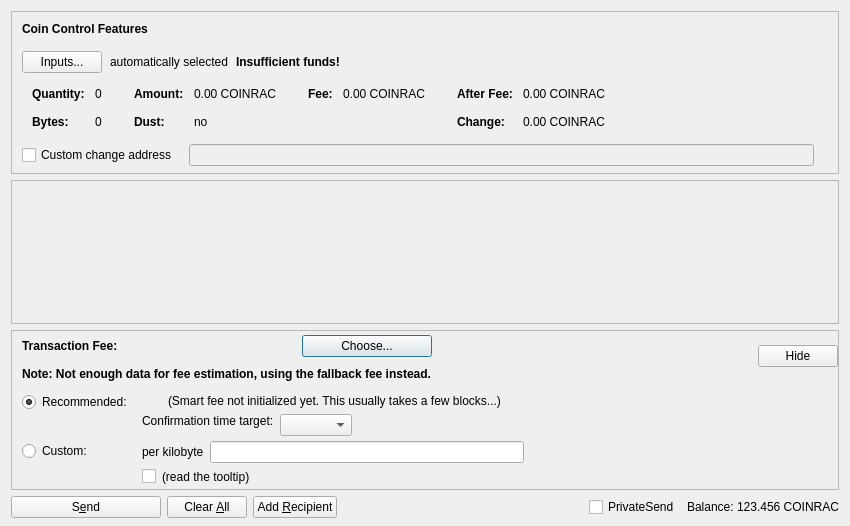
<?xml version="1.0" encoding="UTF-8"?>
<ui version="4.0">
 <class>SendCoinsDialog</class>
 <widget class="QDialog" name="SendCoinsDialog">
  <property name="geometry">
   <rect>
    <x>0</x>
    <y>0</y>
    <width>850</width>
    <height>526</height>
   </rect>
  </property>
  <property name="windowTitle">
   <string>Send Coins</string>
  </property>
  <layout class="QVBoxLayout" name="verticalLayout" stretch="0,1,0,0">
   <property name="bottomMargin">
    <number>8</number>
   </property>
   <item>
    <widget class="QFrame" name="frameCoinControl">
     <property name="sizePolicy">
      <sizepolicy hsizetype="Expanding" vsizetype="Expanding">
       <horstretch>0</horstretch>
       <verstretch>0</verstretch>
      </sizepolicy>
     </property>
     <property name="maximumSize">
      <size>
       <width>16777215</width>
       <height>16777215</height>
      </size>
     </property>
     <property name="frameShape">
      <enum>QFrame::StyledPanel</enum>
     </property>
     <property name="frameShadow">
      <enum>QFrame::Sunken</enum>
     </property>
     <layout class="QVBoxLayout" name="verticalLayoutCoinControl2">
      <property name="spacing">
       <number>0</number>
      </property>
      <property name="leftMargin">
       <number>0</number>
      </property>
      <property name="topMargin">
       <number>0</number>
      </property>
      <property name="rightMargin">
       <number>0</number>
      </property>
      <property name="bottomMargin">
       <number>6</number>
      </property>
      <item>
       <layout class="QVBoxLayout" name="verticalLayoutCoinControl" stretch="0,0,0,0,1">
        <property name="spacing">
         <number>0</number>
        </property>
        <property name="leftMargin">
         <number>10</number>
        </property>
        <property name="topMargin">
         <number>10</number>
        </property>
        <item>
         <layout class="QHBoxLayout" name="horizontalLayoutCoinControl1">
          <property name="bottomMargin">
           <number>15</number>
          </property>
          <item>
           <widget class="QLabel" name="labelCoinControlFeatures">
            <property name="sizePolicy">
             <sizepolicy hsizetype="Preferred" vsizetype="Maximum">
              <horstretch>0</horstretch>
              <verstretch>0</verstretch>
             </sizepolicy>
            </property>
            <property name="font">
             <font>
              <weight>75</weight>
              <bold>true</bold>
             </font>
            </property>
            <property name="styleSheet">
             <string notr="true">font-weight:bold;</string>
            </property>
            <property name="text">
             <string>Coin Control Features</string>
            </property>
           </widget>
          </item>
         </layout>
        </item>
        <item>
         <layout class="QHBoxLayout" name="horizontalLayoutCoinControl2" stretch="0,0,0,0">
          <property name="spacing">
           <number>8</number>
          </property>
          <property name="bottomMargin">
           <number>10</number>
          </property>
          <item>
           <widget class="QPushButton" name="pushButtonCoinControl">
            <property name="styleSheet">
             <string notr="true"/>
            </property>
            <property name="text">
             <string>Inputs...</string>
            </property>
            <property name="autoDefault">
             <bool>false</bool>
            </property>
           </widget>
          </item>
          <item>
           <widget class="QLabel" name="labelCoinControlAutomaticallySelected">
            <property name="text">
             <string>automatically selected</string>
            </property>
            <property name="margin">
             <number>5</number>
            </property>
           </widget>
          </item>
          <item>
           <widget class="QLabel" name="labelCoinControlInsuffFunds">
            <property name="font">
             <font>
              <weight>75</weight>
              <bold>true</bold>
             </font>
            </property>
            <property name="styleSheet">
             <string notr="true">font-weight:bold;</string>
            </property>
            <property name="text">
             <string>Insufficient funds!</string>
            </property>
            <property name="margin">
             <number>5</number>
            </property>
           </widget>
          </item>
          <item>
           <spacer name="horizontalSpacerCoinControl">
            <property name="orientation">
             <enum>Qt::Horizontal</enum>
            </property>
            <property name="sizeHint" stdset="0">
             <size>
              <width>40</width>
              <height>1</height>
             </size>
            </property>
           </spacer>
          </item>
         </layout>
        </item>
        <item>
         <widget class="QWidget" name="widgetCoinControl" native="true">
          <property name="sizePolicy">
           <sizepolicy hsizetype="Preferred" vsizetype="Preferred">
            <horstretch>0</horstretch>
            <verstretch>0</verstretch>
           </sizepolicy>
          </property>
          <property name="minimumSize">
           <size>
            <width>0</width>
            <height>0</height>
           </size>
          </property>
          <property name="styleSheet">
           <string notr="true"/>
          </property>
          <layout class="QHBoxLayout" name="horizontalLayoutCoinControl5">
           <property name="leftMargin">
            <number>0</number>
           </property>
           <property name="topMargin">
            <number>0</number>
           </property>
           <property name="rightMargin">
            <number>0</number>
           </property>
           <property name="bottomMargin">
            <number>0</number>
           </property>
           <item>
            <layout class="QHBoxLayout" name="horizontalLayoutCoinControl3" stretch="0,0,0,1">
             <property name="spacing">
              <number>20</number>
             </property>
             <property name="topMargin">
              <number>0</number>
             </property>
             <property name="bottomMargin">
              <number>10</number>
             </property>
             <item>
              <layout class="QFormLayout" name="formLayoutCoinControl1">
               <property name="horizontalSpacing">
                <number>10</number>
               </property>
               <property name="verticalSpacing">
                <number>14</number>
               </property>
               <property name="leftMargin">
                <number>10</number>
               </property>
               <property name="topMargin">
                <number>4</number>
               </property>
               <property name="rightMargin">
                <number>6</number>
               </property>
               <item row="0" column="0">
                <widget class="QLabel" name="labelCoinControlQuantityText">
                 <property name="font">
                  <font>
                   <weight>75</weight>
                   <bold>true</bold>
                  </font>
                 </property>
                 <property name="text">
                  <string>Quantity:</string>
                 </property>
                 <property name="margin">
                  <number>0</number>
                 </property>
                </widget>
               </item>
               <item row="0" column="1">
                <widget class="QLabel" name="labelCoinControlQuantity">
                 <property name="cursor">
                  <cursorShape>IBeamCursor</cursorShape>
                 </property>
                 <property name="contextMenuPolicy">
                  <enum>Qt::ActionsContextMenu</enum>
                 </property>
                 <property name="text">
                  <string notr="true">0</string>
                 </property>
                 <property name="margin">
                  <number>0</number>
                 </property>
                 <property name="textInteractionFlags">
                  <set>Qt::LinksAccessibleByMouse|Qt::TextSelectableByKeyboard|Qt::TextSelectableByMouse</set>
                 </property>
                </widget>
               </item>
               <item row="1" column="0">
                <widget class="QLabel" name="labelCoinControlBytesText">
                 <property name="font">
                  <font>
                   <weight>75</weight>
                   <bold>true</bold>
                  </font>
                 </property>
                 <property name="text">
                  <string>Bytes:</string>
                 </property>
                </widget>
               </item>
               <item row="1" column="1">
                <widget class="QLabel" name="labelCoinControlBytes">
                 <property name="cursor">
                  <cursorShape>IBeamCursor</cursorShape>
                 </property>
                 <property name="contextMenuPolicy">
                  <enum>Qt::ActionsContextMenu</enum>
                 </property>
                 <property name="text">
                  <string notr="true">0</string>
                 </property>
                 <property name="textInteractionFlags">
                  <set>Qt::LinksAccessibleByMouse|Qt::TextSelectableByKeyboard|Qt::TextSelectableByMouse</set>
                 </property>
                </widget>
               </item>
              </layout>
             </item>
             <item>
              <layout class="QFormLayout" name="formLayoutCoinControl2">
               <property name="horizontalSpacing">
                <number>10</number>
               </property>
               <property name="verticalSpacing">
                <number>14</number>
               </property>
               <property name="leftMargin">
                <number>6</number>
               </property>
               <property name="topMargin">
                <number>4</number>
               </property>
               <property name="rightMargin">
                <number>6</number>
               </property>
               <item row="0" column="0">
                <widget class="QLabel" name="labelCoinControlAmountText">
                 <property name="font">
                  <font>
                   <weight>75</weight>
                   <bold>true</bold>
                  </font>
                 </property>
                 <property name="text">
                  <string>Amount:</string>
                 </property>
                 <property name="margin">
                  <number>0</number>
                 </property>
                </widget>
               </item>
               <item row="0" column="1">
                <widget class="QLabel" name="labelCoinControlAmount">
                 <property name="cursor">
                  <cursorShape>IBeamCursor</cursorShape>
                 </property>
                 <property name="contextMenuPolicy">
                  <enum>Qt::ActionsContextMenu</enum>
                 </property>
                 <property name="text">
                  <string notr="true">0.00 COINRAC</string>
                 </property>
                 <property name="textInteractionFlags">
                  <set>Qt::LinksAccessibleByMouse|Qt::TextSelectableByKeyboard|Qt::TextSelectableByMouse</set>
                 </property>
                </widget>
               </item>
               <item row="1" column="0">
                <widget class="QLabel" name="labelCoinControlLowOutputText">
                 <property name="font">
                  <font>
                   <weight>75</weight>
                   <bold>true</bold>
                  </font>
                 </property>
                 <property name="text">
                  <string>Dust:</string>
                 </property>
                </widget>
               </item>
               <item row="1" column="1">
                <widget class="QLabel" name="labelCoinControlLowOutput">
                 <property name="cursor">
                  <cursorShape>IBeamCursor</cursorShape>
                 </property>
                 <property name="contextMenuPolicy">
                  <enum>Qt::ActionsContextMenu</enum>
                 </property>
                 <property name="text">
                  <string notr="true">no</string>
                 </property>
                 <property name="textInteractionFlags">
                  <set>Qt::LinksAccessibleByMouse|Qt::TextSelectableByKeyboard|Qt::TextSelectableByMouse</set>
                 </property>
                </widget>
               </item>
              </layout>
             </item>
             <item>
              <layout class="QFormLayout" name="formLayoutCoinControl3">
               <property name="horizontalSpacing">
                <number>10</number>
               </property>
               <property name="verticalSpacing">
                <number>14</number>
               </property>
               <property name="leftMargin">
                <number>6</number>
               </property>
               <property name="topMargin">
                <number>4</number>
               </property>
               <property name="rightMargin">
                <number>6</number>
               </property>
               <item row="0" column="0">
                <widget class="QLabel" name="labelCoinControlFeeText">
                 <property name="font">
                  <font>
                   <weight>75</weight>
                   <bold>true</bold>
                  </font>
                 </property>
                 <property name="text">
                  <string>Fee:</string>
                 </property>
                 <property name="margin">
                  <number>0</number>
                 </property>
                </widget>
               </item>
               <item row="0" column="1">
                <widget class="QLabel" name="labelCoinControlFee">
                 <property name="cursor">
                  <cursorShape>IBeamCursor</cursorShape>
                 </property>
                 <property name="contextMenuPolicy">
                  <enum>Qt::ActionsContextMenu</enum>
                 </property>
                 <property name="text">
                  <string notr="true">0.00 COINRAC</string>
                 </property>
                 <property name="textInteractionFlags">
                  <set>Qt::LinksAccessibleByMouse|Qt::TextSelectableByKeyboard|Qt::TextSelectableByMouse</set>
                 </property>
                </widget>
               </item>
              </layout>
             </item>
             <item>
              <layout class="QFormLayout" name="formLayoutCoinControl4">
               <property name="horizontalSpacing">
                <number>10</number>
               </property>
               <property name="verticalSpacing">
                <number>14</number>
               </property>
               <property name="leftMargin">
                <number>6</number>
               </property>
               <property name="topMargin">
                <number>4</number>
               </property>
               <property name="rightMargin">
                <number>6</number>
               </property>
               <item row="0" column="0">
                <widget class="QLabel" name="labelCoinControlAfterFeeText">
                 <property name="font">
                  <font>
                   <weight>75</weight>
                   <bold>true</bold>
                  </font>
                 </property>
                 <property name="text">
                  <string>After Fee:</string>
                 </property>
                 <property name="margin">
                  <number>0</number>
                 </property>
                </widget>
               </item>
               <item row="0" column="1">
                <widget class="QLabel" name="labelCoinControlAfterFee">
                 <property name="cursor">
                  <cursorShape>IBeamCursor</cursorShape>
                 </property>
                 <property name="contextMenuPolicy">
                  <enum>Qt::ActionsContextMenu</enum>
                 </property>
                 <property name="text">
                  <string notr="true">0.00 COINRAC</string>
                 </property>
                 <property name="textInteractionFlags">
                  <set>Qt::LinksAccessibleByMouse|Qt::TextSelectableByKeyboard|Qt::TextSelectableByMouse</set>
                 </property>
                </widget>
               </item>
               <item row="1" column="0">
                <widget class="QLabel" name="labelCoinControlChangeText">
                 <property name="font">
                  <font>
                   <weight>75</weight>
                   <bold>true</bold>
                  </font>
                 </property>
                 <property name="text">
                  <string>Change:</string>
                 </property>
                </widget>
               </item>
               <item row="1" column="1">
                <widget class="QLabel" name="labelCoinControlChange">
                 <property name="cursor">
                  <cursorShape>IBeamCursor</cursorShape>
                 </property>
                 <property name="contextMenuPolicy">
                  <enum>Qt::ActionsContextMenu</enum>
                 </property>
                 <property name="text">
                  <string notr="true">0.00 COINRAC</string>
                 </property>
                 <property name="textInteractionFlags">
                  <set>Qt::LinksAccessibleByMouse|Qt::TextSelectableByKeyboard|Qt::TextSelectableByMouse</set>
                 </property>
                </widget>
               </item>
              </layout>
             </item>
            </layout>
           </item>
          </layout>
         </widget>
        </item>
        <item>
         <layout class="QHBoxLayout" name="horizontalLayoutCoinControl4" stretch="0,0,0">
          <property name="spacing">
           <number>12</number>
          </property>
          <property name="sizeConstraint">
           <enum>QLayout::SetDefaultConstraint</enum>
          </property>
          <property name="topMargin">
           <number>5</number>
          </property>
          <property name="rightMargin">
           <number>5</number>
          </property>
          <item>
           <widget class="QCheckBox" name="checkBoxCoinControlChange">
            <property name="toolTip">
             <string>If this is activated, but the change address is empty or invalid, change will be sent to a newly generated address.</string>
            </property>
            <property name="text">
             <string>Custom change address</string>
            </property>
           </widget>
          </item>
          <item>
           <widget class="QValidatedLineEdit" name="lineEditCoinControlChange">
            <property name="enabled">
             <bool>false</bool>
            </property>
            <property name="sizePolicy">
             <sizepolicy hsizetype="Expanding" vsizetype="Fixed">
              <horstretch>0</horstretch>
              <verstretch>0</verstretch>
             </sizepolicy>
            </property>
           </widget>
          </item>
          <item>
           <widget class="QLabel" name="labelCoinControlChangeLabel">
            <property name="sizePolicy">
             <sizepolicy hsizetype="Preferred" vsizetype="Expanding">
              <horstretch>0</horstretch>
              <verstretch>0</verstretch>
             </sizepolicy>
            </property>
            <property name="minimumSize">
             <size>
              <width>0</width>
              <height>0</height>
             </size>
            </property>
            <property name="text">
             <string/>
            </property>
            <property name="margin">
             <number>3</number>
            </property>
           </widget>
          </item>
         </layout>
        </item>
        <item>
         <spacer name="verticalSpacerCoinControl">
          <property name="orientation">
           <enum>Qt::Vertical</enum>
          </property>
          <property name="sizeHint" stdset="0">
           <size>
            <width>800</width>
            <height>1</height>
           </size>
          </property>
         </spacer>
        </item>
       </layout>
      </item>
     </layout>
    </widget>
   </item>
   <item>
    <widget class="QScrollArea" name="scrollArea">
     <property name="widgetResizable">
      <bool>true</bool>
     </property>
     <widget class="QWidget" name="scrollAreaWidgetContents">
      <property name="geometry">
       <rect>
        <x>0</x>
        <y>0</y>
        <width>830</width>
        <height>104</height>
       </rect>
      </property>
      <layout class="QVBoxLayout" name="verticalLayout_2" stretch="0,1">
       <property name="leftMargin">
        <number>0</number>
       </property>
       <property name="topMargin">
        <number>0</number>
       </property>
       <property name="rightMargin">
        <number>0</number>
       </property>
       <property name="bottomMargin">
        <number>0</number>
       </property>
       <item>
        <layout class="QVBoxLayout" name="entries">
         <property name="spacing">
          <number>6</number>
         </property>
        </layout>
       </item>
       <item>
        <spacer name="verticalSpacer">
         <property name="orientation">
          <enum>Qt::Vertical</enum>
         </property>
         <property name="sizeHint" stdset="0">
          <size>
           <width>20</width>
           <height>40</height>
          </size>
         </property>
        </spacer>
       </item>
      </layout>
     </widget>
    </widget>
   </item>
   <item>
    <widget class="QFrame" name="frameFee">
     <property name="sizePolicy">
      <sizepolicy hsizetype="Expanding" vsizetype="Expanding">
       <horstretch>0</horstretch>
       <verstretch>0</verstretch>
      </sizepolicy>
     </property>
     <property name="maximumSize">
      <size>
       <width>16777215</width>
       <height>16777215</height>
      </size>
     </property>
     <property name="frameShape">
      <enum>QFrame::StyledPanel</enum>
     </property>
     <property name="frameShadow">
      <enum>QFrame::Sunken</enum>
     </property>
     <layout class="QVBoxLayout" name="verticalLayoutFee1">
      <property name="spacing">
       <number>0</number>
      </property>
      <property name="leftMargin">
       <number>0</number>
      </property>
      <property name="topMargin">
       <number>0</number>
      </property>
      <property name="rightMargin">
       <number>0</number>
      </property>
      <property name="bottomMargin">
       <number>0</number>
      </property>
      <item>
       <layout class="QVBoxLayout" name="verticalLayoutFee2" stretch="0,0,0">
        <property name="spacing">
         <number>0</number>
        </property>
        <property name="leftMargin">
         <number>10</number>
        </property>
        <property name="topMargin">
         <number>0</number>
        </property>
        <item>
         <layout class="QHBoxLayout" name="horizontalLayoutFee1">
          <property name="bottomMargin">
           <number>0</number>
          </property>
          <item>
           <layout class="QVBoxLayout" name="verticalLayoutFee7">
            <property name="spacing">
             <number>0</number>
            </property>
            <item>
             <spacer name="verticalSpacerSmartFee">
              <property name="orientation">
               <enum>Qt::Vertical</enum>
              </property>
              <property name="sizeType">
               <enum>QSizePolicy::Fixed</enum>
              </property>
              <property name="sizeHint" stdset="0">
               <size>
                <width>1</width>
                <height>4</height>
               </size>
              </property>
             </spacer>
            </item>
            <item>
             <layout class="QHBoxLayout" name="horizontalLayoutSmartFee">
              <property name="spacing">
               <number>10</number>
              </property>
              <item>
               <widget class="QLabel" name="labelFeeHeadline">
                <property name="sizePolicy">
                 <sizepolicy hsizetype="Preferred" vsizetype="Maximum">
                  <horstretch>0</horstretch>
                  <verstretch>0</verstretch>
                 </sizepolicy>
                </property>
                <property name="font">
                 <font>
                  <weight>75</weight>
                  <bold>true</bold>
                 </font>
                </property>
                <property name="styleSheet">
                 <string notr="true">font-weight:bold;</string>
                </property>
                <property name="text">
                 <string>Transaction Fee:</string>
                </property>
               </widget>
              </item>
              <item>
               <widget class="QLabel" name="labelFeeMinimized">
                <property name="text">
                 <string/>
                </property>
               </widget>
              </item>
              <item>
               <widget class="QPushButton" name="buttonChooseFee">
                <property name="text">
                 <string>Choose...</string>
                </property>
               </widget>
              </item>
             </layout>
            </item>
            <item>
             <spacer name="verticalSpacer_7">
              <property name="orientation">
               <enum>Qt::Vertical</enum>
              </property>
              <property name="sizeHint" stdset="0">
               <size>
                <width>1</width>
                <height>10</height>
               </size>
              </property>
             </spacer>
            </item>
            <item>
             <widget class="QLabel" name="fallbackFeeWarningLabel">
              <property name="toolTip">
               <string>Using the fallbackfee can result in sending a transaction that will take several hours or days (or never) to confirm. Consider choosing your fee manually or wait until you have validated the complete chain.</string>
              </property>
              <property name="font">
              <font>
                  <weight>75</weight>
                  <bold>true</bold>
              </font>
              </property>
              <property name="text">
               <string>Note: Not enough data for fee estimation, using the fallback fee instead.</string>
              </property>
              <property name="wordWrap">
               <bool>false</bool>
              </property>
             </widget>
            </item>
            <item>
             <spacer name="verticalSpacer_5">
              <property name="orientation">
               <enum>Qt::Vertical</enum>
              </property>
              <property name="sizeHint" stdset="0">
               <size>
                <width>1</width>
                <height>1</height>
               </size>
              </property>
             </spacer>
            </item>
           </layout>
          </item>
          <item>
           <spacer name="horizontalSpacer_4">
            <property name="orientation">
             <enum>Qt::Horizontal</enum>
            </property>
            <property name="sizeHint" stdset="0">
             <size>
              <width>1</width>
              <height>1</height>
             </size>
            </property>
           </spacer>
          </item>
          <item>
           <widget class="QPushButton" name="buttonMinimizeFee">
            <property name="toolTip">
             <string>collapse fee-settings</string>
            </property>
            <property name="text">
             <string>Hide</string>
            </property>
           </widget>
          </item>
         </layout>
        </item>
        <item>
         <widget class="QFrame" name="frameFeeSelection">
          <layout class="QVBoxLayout" name="verticalLayoutFee12">
           <property name="spacing">
            <number>0</number>
           </property>
           <property name="leftMargin">
            <number>0</number>
           </property>
           <property name="topMargin">
            <number>0</number>
           </property>
           <property name="rightMargin">
            <number>0</number>
           </property>
           <property name="bottomMargin">
            <number>0</number>
           </property>
           <item>
            <layout class="QGridLayout" name="gridLayoutFee">
             <property name="topMargin">
              <number>10</number>
             </property>
             <property name="bottomMargin">
              <number>4</number>
             </property>
             <property name="horizontalSpacing">
              <number>10</number>
             </property>
             <property name="verticalSpacing">
              <number>4</number>
             </property>
             <item row="1" column="1">
              <layout class="QVBoxLayout" name="verticalLayoutFee8">
               <property name="spacing">
                <number>6</number>
               </property>
               <item>
                <layout class="QHBoxLayout" name="horizontalLayoutFee13">
                 <item>
                  <widget class="QLabel" name="labelCustomPerKilobyte">
                   <property name="toolTip">
                    <string>If the custom fee is set to 1000 duffs and the transaction is only 250 bytes, then &quot;per kilobyte&quot; only pays 250 duffs in fee,&lt;br /&gt;while &quot;at least&quot; pays 1000 duffs. For transactions bigger than a kilobyte both pay by kilobyte.</string>
                   </property>
                   <property name="text">
                    <string>per kilobyte</string>
                   </property>
                  </widget>
                 </item>
                 <item>
                  <widget class="BitcoinAmountField" name="customFee"/>
                 </item>
                 <item>
                  <spacer name="horizontalSpacer_6">
                   <property name="orientation">
                    <enum>Qt::Horizontal</enum>
                   </property>
                   <property name="sizeHint" stdset="0">
                    <size>
                     <width>1</width>
                     <height>1</height>
                    </size>
                   </property>
                  </spacer>
                 </item>
                </layout>
               </item>
               <item>
                <layout class="QHBoxLayout" name="horizontalLayoutFee8">
                 <item>
                  <widget class="QCheckBox" name="checkBoxMinimumFee">
                   <property name="toolTip">
                    <string>Paying only the minimum fee is just fine as long as there is less transaction volume than space in the blocks.&lt;br /&gt;But be aware that this can end up in a never confirming transaction once there is more demand for coinrac transactions than the network can process.</string>
                   </property>
                   <property name="text">
                    <string/>
                   </property>
                  </widget>
                 </item>
                 <item>
                  <widget class="QLabel" name="labelMinFeeWarning">
                   <property name="enabled">
                    <bool>true</bool>
                   </property>
                   <property name="toolTip">
                    <string>Paying only the minimum fee is just fine as long as there is less transaction volume than space in the blocks.&lt;br /&gt;But be aware that this can end up in a never confirming transaction once there is more demand for coinrac transactions than the network can process.</string>
                   </property>
                   <property name="text">
                    <string>(read the tooltip)</string>
                   </property>
                   <property name="margin">
                    <number>5</number>
                   </property>
                  </widget>
                 </item>
                 <item>
                  <spacer name="horizontalSpacer_2">
                   <property name="orientation">
                    <enum>Qt::Horizontal</enum>
                   </property>
                   <property name="sizeHint" stdset="0">
                    <size>
                     <width>1</width>
                     <height>1</height>
                    </size>
                   </property>
                  </spacer>
                 </item>
                </layout>
               </item>
              </layout>
             </item>
             <item row="0" column="0">
              <layout class="QVBoxLayout" name="verticalLayoutFee4" stretch="0,1">
               <item>
                <widget class="QRadioButton" name="radioSmartFee">
                 <property name="text">
                  <string>Recommended:</string>
                 </property>
                 <property name="checked">
                  <bool>true</bool>
                 </property>
                 <attribute name="buttonGroup">
                  <string notr="true">groupFee</string>
                 </attribute>
                </widget>
               </item>
               <item>
                <spacer name="verticalSpacer_2">
                 <property name="orientation">
                  <enum>Qt::Vertical</enum>
                 </property>
                 <property name="sizeHint" stdset="0">
                  <size>
                   <width>1</width>
                   <height>1</height>
                  </size>
                 </property>
                </spacer>
               </item>
              </layout>
             </item>
             <item row="1" column="0">
              <layout class="QVBoxLayout" name="verticalLayoutFee9" stretch="0,1">
               <item>
                <widget class="QRadioButton" name="radioCustomFee">
                 <property name="text">
                  <string>Custom:</string>
                 </property>
                 <attribute name="buttonGroup">
                  <string notr="true">groupFee</string>
                 </attribute>
                </widget>
               </item>
               <item>
                <spacer name="verticalSpacer_6">
                 <property name="orientation">
                  <enum>Qt::Vertical</enum>
                 </property>
                 <property name="sizeHint" stdset="0">
                  <size>
                   <width>1</width>
                   <height>1</height>
                  </size>
                 </property>
                </spacer>
               </item>
              </layout>
             </item>
             <item row="0" column="1">
              <layout class="QVBoxLayout" name="verticalLayoutFee3" stretch="0,0,1">
               <property name="spacing">
                <number>6</number>
               </property>
               <property name="topMargin">
                <number>2</number>
               </property>
               <item>
                <layout class="QHBoxLayout" name="horizontalLayoutFee12">
                 <item>
                  <widget class="QLabel" name="labelSmartFee">
                   <property name="text">
                    <string/>
                   </property>
                   <property name="margin">
                    <number>2</number>
                   </property>
                  </widget>
                 </item>
                 <item>
                  <widget class="QLabel" name="labelFeeEstimation">
                   <property name="text">
                    <string/>
                   </property>
                  </widget>
                 </item>
                 <item>
                  <widget class="QLabel" name="labelSmartFee2">
                   <property name="text">
                    <string>(Smart fee not initialized yet. This usually takes a few blocks...)</string>
                   </property>
                   <property name="margin">
                    <number>2</number>
                   </property>
                  </widget>
                 </item>
                 <item>
                  <spacer name="horizontalSpacer_5">
                   <property name="orientation">
                    <enum>Qt::Horizontal</enum>
                   </property>
                   <property name="sizeHint" stdset="0">
                    <size>
                     <width>1</width>
                     <height>1</height>
                    </size>
                   </property>
                  </spacer>
                 </item>
                </layout>
               </item>
               <item>
                <layout class="QHBoxLayout" name="horizontalLayoutFee9">
                 <item>
                  <layout class="QVBoxLayout" name="verticalLayoutFee6">
                   <item>
                    <widget class="QLabel" name="labelSmartFee3">
                     <property name="text">
                      <string>Confirmation time target:</string>
                     </property>
                     <property name="margin">
                      <number>2</number>
                     </property>
                    </widget>
                   </item>
                   <item>
                    <spacer name="verticalSpacer_3">
                     <property name="orientation">
                      <enum>Qt::Vertical</enum>
                     </property>
                     <property name="sizeHint" stdset="0">
                      <size>
                       <width>1</width>
                       <height>1</height>
                      </size>
                     </property>
                    </spacer>
                   </item>
                  </layout>
                 </item>
                 <item>
                  <layout class="QVBoxLayout" name="verticalLayoutFee5">
                   <property name="rightMargin">
                    <number>30</number>
                   </property>
                   <item>
                    <layout class="QHBoxLayout" name="horizontalLayoutConfTarget">
                     <property name="bottomMargin">
                      <number>0</number>
                     </property>
                     <item>
                      <widget class="QComboBox" name="confTargetSelector"/>
                     </item>
                     <item>
                      <spacer name="horizontalSpacerConfTarget">
                       <property name="orientation">
                        <enum>Qt::Horizontal</enum>
                       </property>
                       <property name="sizeHint" stdset="0">
                        <size>
                         <width>40</width>
                         <height>20</height>
                        </size>
                       </property>
                      </spacer>
                     </item>
                    </layout>
                   </item>
                  </layout>
                 </item>
                </layout>
               </item>
               <item>
                <spacer name="verticalSpacer_4">
                 <property name="orientation">
                  <enum>Qt::Vertical</enum>
                 </property>
                 <property name="sizeHint" stdset="0">
                  <size>
                   <width>1</width>
                   <height>1</height>
                  </size>
                 </property>
                </spacer>
               </item>
              </layout>
             </item>
            </layout>
           </item>
          </layout>
         </widget>
        </item>
        <item>
         <spacer name="verticalSpacerFee">
          <property name="orientation">
           <enum>Qt::Vertical</enum>
          </property>
          <property name="sizeHint" stdset="0">
           <size>
            <width>800</width>
            <height>1</height>
           </size>
          </property>
         </spacer>
        </item>
       </layout>
      </item>
     </layout>
    </widget>
   </item>
   <item>
    <layout class="QHBoxLayout" name="horizontalLayout">
     <item>
      <widget class="QPushButton" name="sendButton">
       <property name="minimumSize">
        <size>
         <width>150</width>
         <height>0</height>
        </size>
       </property>
       <property name="toolTip">
        <string>Confirm the send action</string>
       </property>
       <property name="text">
        <string>S&amp;end</string>
       </property>
       <property name="autoDefault">
        <bool>false</bool>
       </property>
       <property name="default">
        <bool>false</bool>
       </property>
      </widget>
     </item>
     <item>
      <widget class="QPushButton" name="clearButton">
       <property name="sizePolicy">
        <sizepolicy hsizetype="Minimum" vsizetype="Fixed">
         <horstretch>0</horstretch>
         <verstretch>0</verstretch>
        </sizepolicy>
       </property>
       <property name="toolTip">
        <string>Clear all fields of the form.</string>
       </property>
       <property name="text">
        <string>Clear &amp;All</string>
       </property>
       <property name="autoDefault">
        <bool>false</bool>
       </property>
      </widget>
     </item>
     <item>
      <widget class="QPushButton" name="addButton">
       <property name="toolTip">
        <string>Send to multiple recipients at once</string>
       </property>
       <property name="text">
        <string>Add &amp;Recipient</string>
       </property>
       <property name="autoDefault">
        <bool>false</bool>
       </property>
      </widget>
     </item>
     <item>
      <spacer name="horizontalSpacer">
       <property name="orientation">
        <enum>Qt::Horizontal</enum>
       </property>
       <property name="sizeHint" stdset="0">
        <size>
         <width>40</width>
         <height>20</height>
        </size>
       </property>
      </spacer>
     </item>
     <item>
      <layout class="QHBoxLayout" name="horizontalLayout_2">
       <property name="spacing">
        <number>3</number>
       </property>
       <item>
        <widget class="QCheckBox" name="checkUsePrivateSend">
         <property name="minimumSize">
          <size>
           <width>95</width>
           <height>0</height>
          </size>
         </property>
         <property name="text">
          <string>PrivateSend</string>
         </property>
         <property name="checked">
          <bool>false</bool>
         </property>
        </widget>
       </item>
       <item>
        <widget class="QLabel" name="label">
         <property name="text">
          <string>Balance:</string>
         </property>
        </widget>
       </item>
       <item>
        <widget class="QLabel" name="labelBalance">
         <property name="sizePolicy">
          <sizepolicy hsizetype="Preferred" vsizetype="Fixed">
           <horstretch>0</horstretch>
           <verstretch>0</verstretch>
          </sizepolicy>
         </property>
         <property name="cursor">
          <cursorShape>IBeamCursor</cursorShape>
         </property>
         <property name="text">
          <string notr="true">123.456 COINRAC</string>
         </property>
         <property name="textInteractionFlags">
          <set>Qt::LinksAccessibleByMouse|Qt::TextSelectableByKeyboard|Qt::TextSelectableByMouse</set>
         </property>
        </widget>
       </item>
      </layout>
     </item>
    </layout>
   </item>
  </layout>
 </widget>
 <customwidgets>
  <customwidget>
   <class>QValidatedLineEdit</class>
   <extends>QLineEdit</extends>
   <header>qvalidatedlineedit.h</header>
  </customwidget>
  <customwidget>
   <class>BitcoinAmountField</class>
   <extends>QLineEdit</extends>
   <header>bitcoinamountfield.h</header>
   <container>1</container>
  </customwidget>
 </customwidgets>
 <resources>
  <include location="../coinrac.qrc"/>
 </resources>
 <connections/>
 <buttongroups>
  <buttongroup name="groupFee"/>
 </buttongroups>
</ui>
